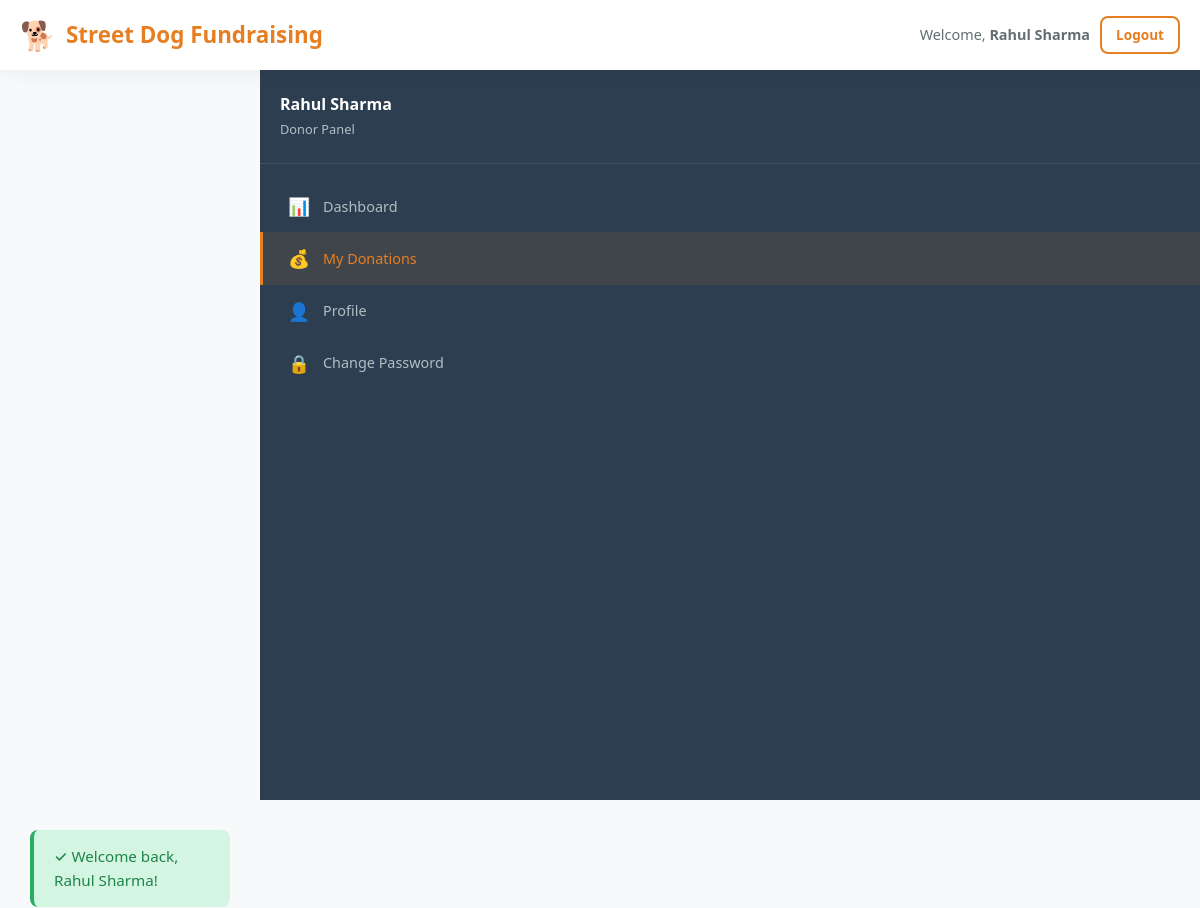
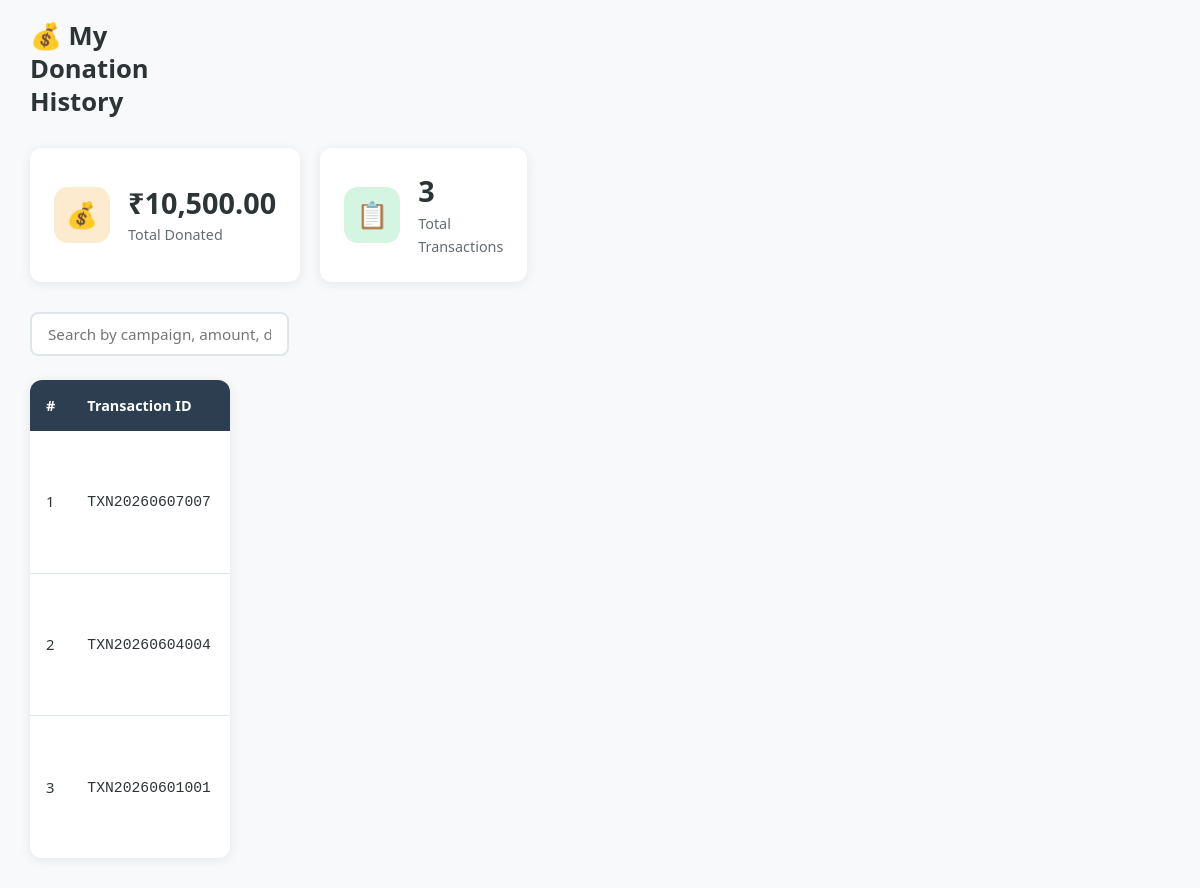
/php/donor/donations.php (signed in), run on the app's committed database (2 pictures, top to bottom).
### tables this page shows
CREATE TABLE donations (
    id INT AUTO_INCREMENT PRIMARY KEY,
    user_id INT NOT NULL,
    campaign_id INT NOT NULL,
    amount DECIMAL(12, 2) NOT NULL,
    transaction_id VARCHAR(50) NOT NULL UNIQUE,
    is_anonymous TINYINT(1) NOT NULL DEFAULT 0,
    date DATETIME DEFAULT CURRENT_TIMESTAMP,
    FOREIGN KEY (user_id) REFERENCES users(id) ON DELETE CASCADE,
    FOREIGN KEY (campaign_id) REFERENCES campaigns(id) ON DELETE CASCADE,
    INDEX idx_user (user_id),
    INDEX idx_campaign (campaign_id),
    INDEX idx_date (date)
);

### php/functions.php (called while the page is built, shortened)
<?php
require_once __DIR__ . '/config.php';
function dbQuery($sql, $params = [], $types = '') {
    global $conn;
    $stmt = $conn->prepare($sql);
    if (!empty($params)) {
        $stmt->bind_param($types, ...$params);
    }
    $stmt->execute();
    return $stmt;
}
function dbFetchAll($sql, $params = [], $types = '') {
    $stmt = dbQuery($sql, $params, $types);
    $result = $stmt->get_result();
    $rows = $result->fetch_all(MYSQLI_ASSOC);
    return $rows;
}
function formatCurrency($amount) {
    return '₹' . number_format($amount, 2);
}

### php/donor/donations.php (the view, shortened to what this page needs)
<?php
require_once '../../includes/admin-header.php';
$userId = $_SESSION['user_id'];
$donations = dbFetchAll("SELECT d.*, c.title AS campaign_title FROM donations d JOIN campaigns c ON d.campaign_id=c.id WHERE d.user_id=? ORDER BY d.date DESC", [$userId], 'i');
$totalAmount = array_sum(array_column($donations, 'amount'));
?>
<div class="admin-page-header"><h1>💰 My Donation History</h1></div>
<div class="stat-grid" style="grid-template-columns:repeat(2,1fr);">
    <div class="stat-card"><div class="stat-icon orange">💰</div><div class="stat-info"><h3><?php echo formatCurrency($totalAmount); ?></h3><p>Total Donated</p></div></div>
    <div class="stat-card"><div class="stat-icon green">📋</div><div class="stat-info"><h3><?php echo count($donations); ?></h3><p>Total Transactions</p></div></div>
</div>
<div class="search-bar"><input type="text" id="tableSearch" placeholder="Search by campaign, amount, date..."></div>
<?php if (empty($donations)): ?>
    <div class="empty-state"><div class="icon">💰</div><h3>No donations yet</h3><p>You haven't made any donations yet. <a href="donate.php">Make your first donation!</a></p></div>
<?php else: ?>
<div class="table-wrapper">
    <table>
        <thead><tr><th>#</th><th>Transaction ID</th><th>Campaign</th><th>Amount</th><th>Anonymous</th><th>Date</th><th>Receipt</th></tr></thead>
        <tbody>
        <?php foreach ($donations as $i => $d): ?>
        <tr>
            <td><?php echo $i+1; ?></td>
            <td><code><?php echo htmlspecialchars($d['transaction_id']); ?></code></td>
            <td><?php echo htmlspecialchars($d['campaign_title']); ?></td>
        </tr>
        <?php endforeach; ?>
        </tbody>
    </table>
</div>
<?php endif; ?>
<?php require_once '../../includes/admin-footer.php'; ?>

### css/style.css (style rules this page uses)
:root { --primary: #E67E22; --primary-dark: #D35400; --primary-light: #FDEBD0; --secondary: #1ABC9C; --secondary-dark: #16A085; --accent: #E74C3C; --accent-dark: #C0392B; --bg-light: #F8F9FA; --bg-dark: #2C3E50; --bg-darker: #1a252f; --text-primary: #2D3436; --text-secondary: #636E72; --text-light: #B2BEC3; --success: #27AE60; --warning: #F39C12; --danger: #E74C3C; --info: #3498DB; --white: #FFFFFF; --card-bg: #FFFFFF; --border: #DFE6E9; --shadow: 0 2px 12px rgba(0,0,0,0.08); --shadow-lg: 0 8px 30px rgba(0,0,0,0.12); --radius: 12px; --radius-sm: 8px; --radius-lg: 20px; --transition: all 0.3s ease; --font: 'Segoe UI', -apple-system, BlinkMacSystemFont, sans-serif; }
*, *::before, *::after { margin: 0; padding: 0; box-sizing: border-box; }
html { scroll-behavior: smooth; }
body { font-family: var(--font); font-size: 16px; line-height: 1.6; color: var(--text-primary); background: var(--bg-light); min-height: 100vh; display: flex; flex-direction: column; }
h1, h2, h3, h4, h5, h6 { font-weight: 700; line-height: 1.3; color: var(--text-primary); margin-bottom: 0.5em; }
h1 { font-size: 2.2rem; }
h3 { font-size: 1.4rem; }
p { margin-bottom: 1em; color: var(--text-secondary); }
.stat-card { background: var(--card-bg); border-radius: var(--radius); padding: 24px; box-shadow: var(--shadow); display: flex; align-items: center; gap: 18px; transition: var(--transition); }
.stat-icon { width: 56px; height: 56px; border-radius: 14px; display: flex; align-items: center; justify-content: center; font-size: 1.6rem; flex-shrink: 0; }
.stat-icon.orange { background: var(--primary-light); }
.stat-icon.green { background: #D5F5E3; }
.stat-info h3 { font-size: 1.8rem; font-weight: 800; margin-bottom: 2px; }
.stat-info p { font-size: 0.9rem; color: var(--text-secondary); margin: 0; }
.table-wrapper { overflow-x: auto; background: var(--card-bg); border-radius: var(--radius); box-shadow: var(--shadow); }
table { width: 100%; border-collapse: collapse; }
table thead { background: var(--bg-dark); color: var(--white); }
table th { padding: 14px 16px; text-align: left; font-weight: 600; font-size: 0.9rem; white-space: nowrap; }
table td { padding: 12px 16px; border-bottom: 1px solid var(--border); font-size: 0.92rem; }
table tbody tr:last-child td { border-bottom: none; }
.search-bar { display: flex; gap: 10px; margin-bottom: 24px; }
.search-bar input { flex: 1; padding: 10px 16px; border: 2px solid var(--border); border-radius: var(--radius-sm); font-size: 0.95rem; font-family: var(--font); transition: var(--transition); }

### css/admin.css (style rules this page uses)
.admin-page-header { display: flex; justify-content: space-between; align-items: center; margin-bottom: 30px; flex-wrap: wrap; gap: 12px; }
.admin-page-header h1 { font-size: 1.6rem; margin: 0; }
.stat-grid { display: grid; grid-template-columns: repeat(auto-fit, minmax(240px, 1fr)); gap: 20px; margin-bottom: 30px; }

### data on the page
donations: transaction "TXN20260607007"
donations: transaction "TXN20260604004"
donations: transaction "TXN20260601001"

### other printed values
$userName "Rahul Sharma"
formatStatus($userRole) "Donor"
$successMsg "Welcome back, Rahul Sharma!"
formatCurrency($totalAmount) "₹10,500.00"
count($donations) "3"
